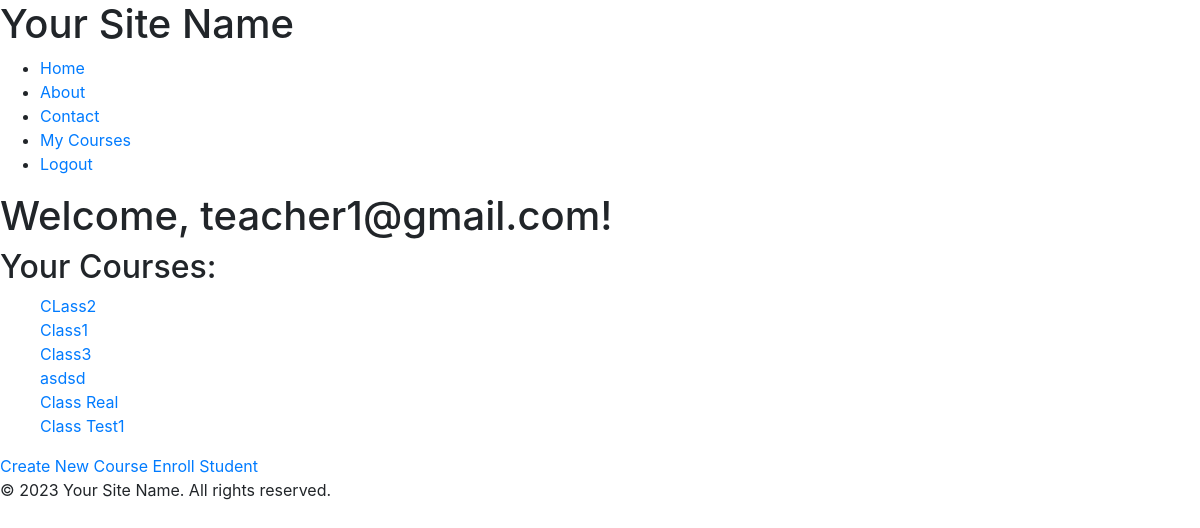
Page /users/dashboard/ (signed in) on the committed database.
### users/models.py (models this page shows, shortened)
class CustomUser(AbstractBaseUser, PermissionsMixin):
    email = models.EmailField(unique=True)
    is_active = models.BooleanField(default=True)
    is_staff = models.BooleanField(default=False)
    date_joined = models.DateTimeField(default=timezone.now)
    USER_TYPE_CHOICES = (
        ('student', 'Student'),
        ('teacher', 'Teacher'),
    )
    user_type = models.CharField(max_length=10, choices=USER_TYPE_CHOICES, default='student')
    objects = CustomUserManager()
    USERNAME_FIELD = 'email'
    REQUIRED_FIELDS = ['user_type']

### courses/models.py (models this page shows, shortened)
class Course(models.Model):
    name = models.CharField(max_length=200, db_index=True)
    description = models.TextField(blank=True, null=True)
    teacher = models.ForeignKey('teachers.Teacher', on_delete=models.CASCADE, default=default_teacher)  # Updated this line
    students = models.ManyToManyField(CustomUser, related_name="courses_enrolled", blank=True)

### users/views.py (the view)
# urls.py: path('dashboard/', views.student_dashboard, name='student_dashboard'),
@login_required
def dashboard(request):
    if request.user.user_type == 'student':
        return student_dashboard(request)
    elif request.user.user_type == 'teacher':
        return teacher_dashboard(request)

### teachers/views.py (called while the page is built)
@login_required
def teacher_dashboard(request):
    teacher = get_object_or_404(Teacher, user=request.user)
    courses = Course.objects.filter(teacher=teacher)
    return render(
        request,
        'teachers/teacher_dashboard.html',
        {'courses': courses}
    )

### teachers/templates/teachers/teacher_dashboard.html
{% extends "base.html" %}
{% block content %}
<h1>Welcome, {{ request.user.email }}!</h1>
<h2>Your Courses:</h2>
<ul>
    {% for course in courses %}
    <a href="{% url 'teachers:course_detail' course.id %}">{{ course.name }}</a><br>
    {% endfor %}
</ul>
<a href="{% url 'courses:create_course' %}">Create New Course</a>
<a href="{% url 'teachers:enroll_student_step1' %}">Enroll Student</a>
{% endblock %}

### rows in the picture
CustomUser: user.email "teacher1@gmail.com"
Course: name "CLass2"
Course: name "Class1"
Course: name "Class3"
Course: name "asdsd"
Course: name "Class Real"
Course: name "Class Test1"
